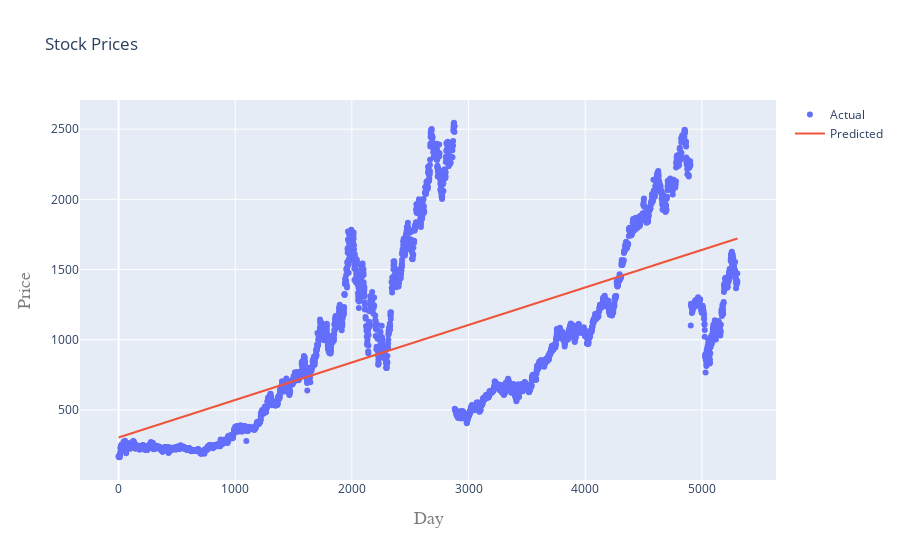

The notebook cell saved with this chart:
### Markdown cell above
## ACTUAL VS PREDICTED

### Code cell
iplot(plot2)

### Figure 1 — Plotly figure (JSON) as saved in the notebook; plotly's stock layout.template omitted (floating-point values rounded to 4 significant figures; data arrays with more than 128 entries replaced by an {"elided": "..."} marker saying what was removed)
{"data": [{"mode": "markers", "name": "Actual", "type": "scatter", "x": {"elided": "3714 int values"}, "y": {"elided": "3714 float values"}}, {"mode": "lines", "name": "Predicted", "type": "scatter", "x": {"elided": "3714 int values"}, "y": {"elided": "3714 float values"}}], "layout": {"title": {"text": "Stock Prices"}, "xaxis": {"title": {"font": {"color": "#7f7f7f", "family": "Courier New, monospace", "size": 18}, "text": "Day"}}, "yaxis": {"title": {"font": {"color": "#7f7f7f", "family": "Courier New, monospace", "size": 18}, "text": "Price"}}}}
